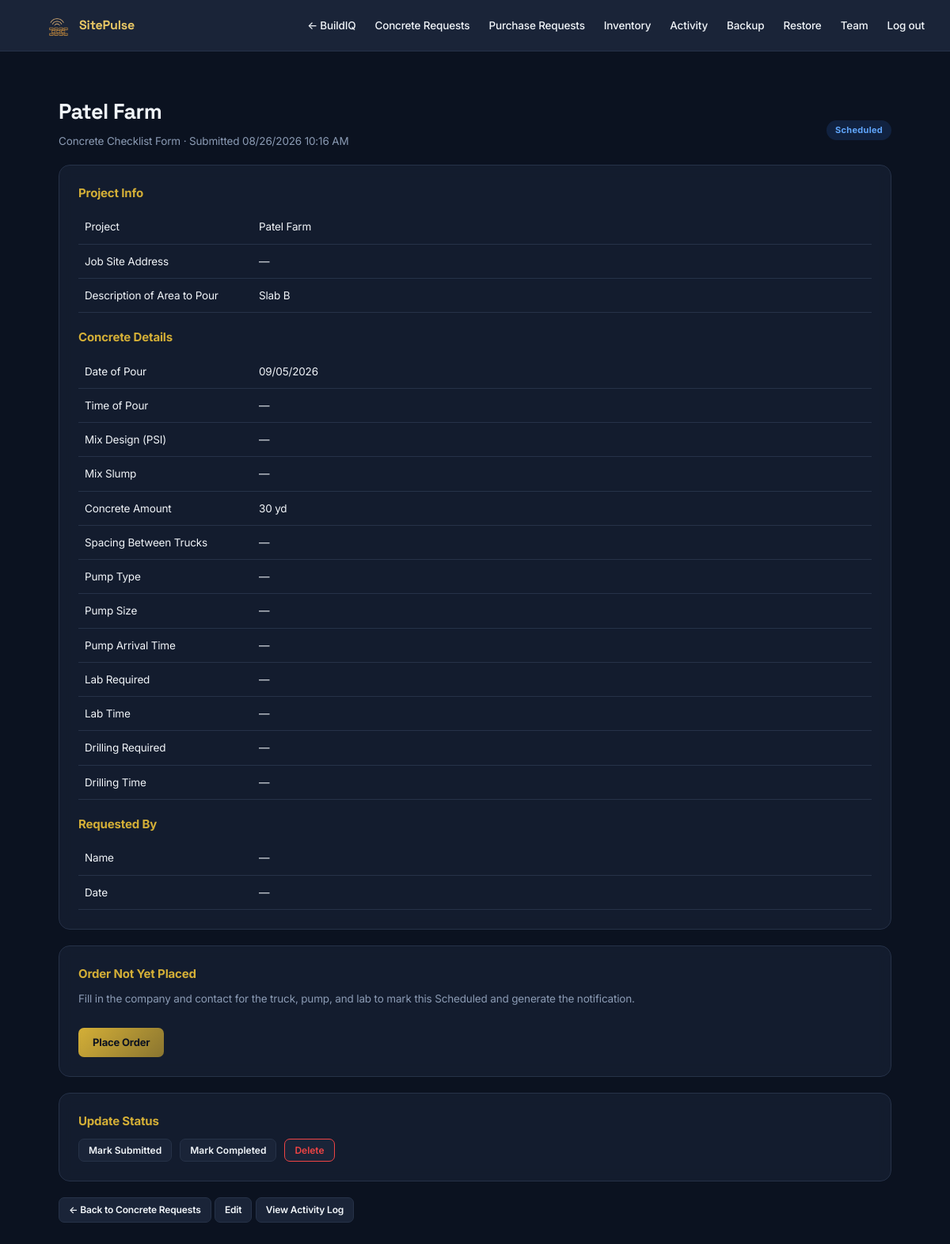
The page /inventory/concrete/2 (signed in) on the database its author committed.
### tables this page shows
CREATE TABLE inventory_concrete_requests (
            id INTEGER PRIMARY KEY AUTOINCREMENT, project TEXT NOT NULL,
            job_site_address TEXT, area_description TEXT, pour_date TEXT NOT NULL,
            pour_time TEXT, mix_design_psi TEXT, mix_slump TEXT, concrete_amount TEXT,
            truck_spacing TEXT, pump_size TEXT, pump_arrival_time TEXT,
            lab_required TEXT, lab_time TEXT, drilling_required TEXT, drilling_time TEXT,
            requested_by TEXT, requested_signature TEXT, requested_date TEXT,
            ordered_by TEXT, ordered_signature TEXT, ordered_date TEXT,
            concrete_company TEXT, concrete_company_phone TEXT,
            pump_company TEXT, pump_company_phone TEXT,
            lab_company TEXT, drilling_company TEXT, drilling_company_phone TEXT,
            status TEXT DEFAULT 'Submitted',
            created_at TEXT, updated_at TEXT
        , pump_type TEXT, concrete_arrival_time TEXT, full_reminder_sent_at TEXT);

### app.py (the view)
@app.route("/inventory/concrete/<int:request_id>")
@login_required
def inventory_view_concrete(request_id):
    db = get_db()
    r = db.execute("SELECT * FROM inventory_concrete_requests WHERE id = ?", (request_id,)).fetchone()
    if not r:
        flash("Request not found.", "error")
        return redirect(url_for("inventory_concrete_list"))
    notification = build_concrete_order_notification(r) if r["ordered_by"] else None
    return render_template("inventory/concrete_request_detail.html", r=r, notification=notification)

### app.py (called while the page is built)
@app.template_filter("friendly_date")
def friendly_date(date_str):
    if not date_str:
        return ""
    try:
        return datetime.strptime(date_str, "%Y-%m-%d").strftime("%m/%d/%Y")
    except ValueError:
        return date_str

@app.template_filter("friendly_short_dt")
def friendly_short_dt(iso_str):
    if not iso_str:
        return ""
    try:
        dt = datetime.fromisoformat(iso_str).replace(tzinfo=ZoneInfo("UTC")).astimezone(HOUSTON_TZ)
        return dt.strftime("%m/%d/%Y %-I:%M %p")
    except ValueError:
        return iso_str

def get_db():
    if "db" not in g:
        g.db = sqlite3.connect(DB_PATH)
        g.db.row_factory = sqlite3.Row
    return g.db

def is_admin():
    return current_user.is_authenticated and current_user.email in ADMIN_EMAILS

@app.context_processor
def inject_permissions():
    return {
        "has_project_hunt_access": current_user.is_authenticated and current_user.email in FULL_ACCESS_EMAILS,
        "is_procurement": current_user.is_authenticated and current_user.email in PROCUREMENT_EMAILS,
        "is_admin_user": is_admin(),
    }

@app.before_request
def restrict_project_hunt():
    if request.path.startswith("/tracker") and current_user.is_authenticated:
        if current_user.email not in FULL_ACCESS_EMAILS:
            flash("You don't have access to Project Hunt.", "error")
            return redirect(url_for("home"))

@login_manager.user_loader
def load_user(user_id):
    db = get_db()
    row = db.execute("SELECT * FROM users WHERE id = ?", (user_id,)).fetchone()
    return User(row) if row else None

### templates/inventory/concrete_request_detail.html (shortened to what this page needs)
{% extends "inventory/base.html" %}
{% block content %}
<div class="section-row">
    <div>
        <h1>{{ r['project'] }}</h1>
        <p class="sub">Concrete Checklist Form &middot; Submitted {{ r['created_at']|friendly_short_dt }}</p>
    </div>
    <span class="badge {{ 'status-awarded' if r['status']=='Completed' else ('status-inprogress' if r['status']=='Scheduled' else 'status-pending') }}">{{ r['status'] or 'Submitted' }}</span>
</div>
<div class="card">
    <h3 style="font-size:15px; color:var(--gold); margin-bottom:10px;">Project Info</h3>
    <table>
        <tr><td class="sub" style="width:220px;">Project</td><td>{{ r['project'] }}</td></tr>
        <tr><td class="sub">Job Site Address</td><td>{{ r['job_site_address'] or '\u2014' }}</td></tr>
        <tr><td class="sub">Description of Area to Pour</td><td>{{ r['area_description'] or '\u2014' }}</td></tr>
    </table>
    <h3 style="font-size:15px; color:var(--gold); margin:20px 0 10px;">Concrete Details</h3>
    <table>
        <tr><td class="sub" style="width:220px;">Date of Pour</td><td>{{ r['pour_date']|friendly_date }}</td></tr>
        <tr><td class="sub">Time of Pour</td><td>{{ r['pour_time'] or '\u2014' }}</td></tr>
        <tr><td class="sub">Mix Design (PSI)</td><td>{{ r['mix_design_psi'] or '\u2014' }}</td></tr>
        <tr><td class="sub">Mix Slump</td><td>{{ r['mix_slump'] or '\u2014' }}</td></tr>
        <tr><td class="sub">Concrete Amount</td><td>{{ r['concrete_amount'] or '\u2014' }}</td></tr>
        <tr><td class="sub">Spacing Between Trucks</td><td>{{ r['truck_spacing'] or '\u2014' }}</td></tr>
        <tr><td class="sub">Pump Type</td><td>{{ r['pump_type'] or '\u2014' }}</td></tr>
        <tr><td class="sub">Pump Size</td><td>{{ r['pump_size'] or '\u2014' }}</td></tr>
        <tr><td class="sub">Pump Arrival Time</td><td>{{ r['pump_arrival_time'] or '\u2014' }}</td></tr>
        <tr><td class="sub">Lab Required</td><td>{{ r['lab_required'] or '\u2014' }}</td></tr>
        <tr><td class="sub">Lab Time</td><td>{{ r['lab_time'] or '\u2014' }}</td></tr>
        <tr><td class="sub">Drilling Required</td><td>{{ r['drilling_required'] or '\u2014' }}</td></tr>
        <tr><td class="sub">Drilling Time</td><td>{{ r['drilling_time'] or '\u2014' }}</td></tr>
    </table>
    <h3 style="font-size:15px; color:var(--gold); margin:20px 0 10px;">Requested By</h3>
    <table>
        <tr><td class="sub" style="width:220px;">Name</td><td>{{ r['requested_by'] or '\u2014' }}</td></tr>
        <tr><td class="sub">Date</td><td>{{ r['requested_date']|friendly_date if r['requested_date'] else '\u2014' }}</td></tr>
    </table>
</div>
{% if r['ordered_by'] %}
<div class="card">
    <h3 style="font-size:15px; color:var(--gold); margin-bottom:10px;">Order Details</h3>
    <table>
        <tr><td class="sub" style="width:220px;">Ordered By</td><td>{{ r['ordered_by'] }}{% if r['ordered_date'] %} &middot; {{ r['ordered_date']|friendly_date }}{% endif %}</td></tr>
        {% if r['concrete_company'] %}<tr><td class="sub">Concrete Company</td><td>{{ r['concrete_company'] }}{% if r['concrete_company_phone'] %} &middot; {{ r['concrete_company_phone'] }}{% endif %}{% if r['concrete_arrival_time'] or r['pour_time'] %} &middot; {{ r['concrete_arrival_time'] or r['pour_time'] }}{% endif %}</td></tr>{% endif %}
        {% if r['pump_company'] %}<tr><td class="sub">{{ r['pump_type'] or 'Pump' }}</td><td>{{ r['pump_company'] }}{% if r['pump_company_phone'] %} &middot; {{ r['pump_company_phone'] }}{% endif %}{% if r['pump_arrival_time'] %} &middot; {{ r['pump_arrival_time'] }}{% endif %}</td></tr>{% endif %}
        {% if r['lab_company'] %}<tr><td class="sub">Lab</td><td>{{ r['lab_company'] }}{% if r['lab_time'] %} &middot; {{ r['lab_time'] }}{% endif %}</td></tr>{% endif %}
        {% if r['drilling_company'] %}<tr><td class="sub">Drilling Company</td><td>{{ r['drilling_company'] }}{% if r['drilling_company_phone'] %} &middot; {{ r['drilling_company_phone'] }}{% endif %}{% if r['drilling_time'] %} &middot; {{ r['drilling_time'] }}{% endif %}</td></tr>{% endif %}
    </table>
    {% if notification %}
    <h3 style="font-size:15px; color:var(--gold); margin:18px 0 8px;">Notification</h3>
    <textarea id="order-notification" readonly style="min-height:140px; font-family:inherit; white-space:pre-wrap;">{{ notification }}</textarea>
    <button type="button" class="btn btn-sm" style="margin-top:10px;" onclick="navigator.clipboard.writeText(document.getElementById('order-notification').value); this.textContent='Copied!'; setTimeout(() => this.textContent='Copy Notification', 1500);">Copy Notification</button>
    {% endif %}
    {% if is_procurement %}
    <a href="{{ url_for('inventory_place_concrete_order', request_id=r['id']) }}" class="btn btn-sm" style="margin-top:10px;">Edit Order Details</a>
    {% endif %}
</div>
{% elif is_procurement %}
<div class="card">
    <h3 style="font-size:15px; color:var(--gold); margin-bottom:10px;">Order Not Yet Placed</h3>
    <p class="sub" style="margin-bottom:12px;">Fill in the company and contact for the truck, pump, and lab to mark this Scheduled and generate the notification.</p>
    <a href="{{ url_for('inventory_place_concrete_order', request_id=r['id']) }}" class="btn btn-gold">Place Order</a>
</div>
{% endif %}
<div class="card">
    <h3 style="font-size:15px; color:var(--gold); margin-bottom:10px;">Update Status</h3>
    <div style="display:flex; gap:10px; flex-wrap:wrap;">
        {% for s in ['Submitted', 'Completed'] %}
        {% if r['status'] != s %}
        <form method="POST" action="{{ url_for('inventory_update_concrete_status', request_id=r['id']) }}">
            <button type="submit" class="btn btn-sm">Mark {{ s }}</button>
        </form>
        {% endif %}
        {% endfor %}
        <form method="POST" action="{{ url_for('inventory_delete_concrete', request_id=r['id']) }}" onsubmit="return confirm('Delete this concrete request? This can\'t be undone.');">
            <button type="submit" class="btn btn-sm" style="color:var(--red); border-color:var(--red);">Delete</button>
        </form>
    </div>
</div>
<a href="{{ url_for('inventory_concrete_list') }}" class="btn btn-sm">&larr; Back to Concrete Requests</a>
<a href="{{ url_for('inventory_edit_concrete', request_id=r['id']) }}" class="btn btn-sm">Edit</a>
{% if current_user.email == "ayoub@darycet.com" %}<a href="{{ url_for('inventory_concrete_activity_log', request_id=r['id']) }}" class="btn btn-sm">View Activity Log</a>{% endif %}
{% endblock %}

### templates/inventory/base.html (style rules this page uses)
* { margin: 0; padding: 0; box-sizing: border-box; }
:root { --navy: #0B1220; --navy-light: #1A2438; --navy-card: #151E30; --gold: #D4AF37; --gold-light: #E8C765; --gold-dim: #8A7530; --text-light: #F1F5F9; --text-dim: #8B9BB4; --border: #263248; --green: #22C55E; --red: #EF4444; --yellow: #EAB308; --blue: #3B82F6; }
body { font-family: 'Inter', -apple-system, BlinkMacSystemFont, 'Segoe UI', Arial, sans-serif; background-color: var(--navy); color: var(--text-light); line-height: 1.5; font-weight: 400; letter-spacing: -0.01em; }
a { color: var(--gold-light); text-decoration: none; }
.card { background: rgba(21,30,48,0.88); backdrop-filter: blur(8px); -webkit-backdrop-filter: blur(8px); border: 1px solid var(--border); border-radius: 14px; padding: 24px; margin-bottom: 20px; }
h1 { font-family: 'Space Grotesk', 'Inter', sans-serif; font-size: 27px; margin-bottom: 6px; color: var(--text-light); font-weight: 700; letter-spacing: -0.02em; }
p.sub { color: var(--text-dim); margin-bottom: 20px; font-size: 13.5px; }
button, .btn { background: var(--navy-light); border: 1px solid var(--border); color: var(--text-light); padding: 9px 18px; border-radius: 7px; font-size: 13px; font-weight: 600; cursor: pointer; display: inline-block; margin-top: 14px; transition: all 0.15s; font-family: inherit; }
.btn-gold { background: linear-gradient(135deg, var(--gold), var(--gold-dim)); color: var(--navy); border: none; font-weight: 700; }
.btn-sm { padding: 6px 12px; font-size: 12px; margin-top: 0; }
table { width: 100%; border-collapse: collapse; }
th, td { text-align: left; padding: 11px 8px; border-bottom: 1px solid var(--border); font-size: 13.5px; vertical-align: top; color: var(--text-light); }
tbody tr { transition: background 0.15s; }
.badge { padding: 4px 11px; border-radius: 20px; font-size: 11px; font-weight: 700; display: inline-block; letter-spacing: 0.3px; }
.status-inprogress { background: rgba(59,130,246,0.15); color: #60A5FA; }
.section-row { display: flex; justify-content: space-between; align-items: center; margin-top: 20px; }

### rows shown on the page
inventory_concrete_requests: project "Patel Farm", created_at|friendly_short_dt "08/26/2026 10:16 AM", status "Scheduled", area_description "Slab B", pour_date|friendly_date "09/05/2026", concrete_amount "30 yd"

### other values the page prints
{{ r['job_site_address'] or '\u2014' }} "—"
{{ r['pour_time'] or '\u2014' }} "—"
{{ r['mix_design_psi'] or '\u2014' }} "—"
{{ r['mix_slump'] or '\u2014' }} "—"
{{ r['truck_spacing'] or '\u2014' }} "—"
{{ r['pump_type'] or '\u2014' }} "—"
{{ r['pump_size'] or '\u2014' }} "—"
{{ r['pump_arrival_time'] or '\u2014' }} "—"
{{ r['lab_required'] or '\u2014' }} "—"
{{ r['lab_time'] or '\u2014' }} "—"
{{ r['drilling_required'] or '\u2014' }} "—"
{{ r['drilling_time'] or '\u2014' }} "—"
{{ r['requested_by'] or '\u2014' }} "—"
{{ r['requested_date']|friendly_date if r['requested_date'] else '\u2014' }} "—"
{{ s }} "Submitted" "Completed"
